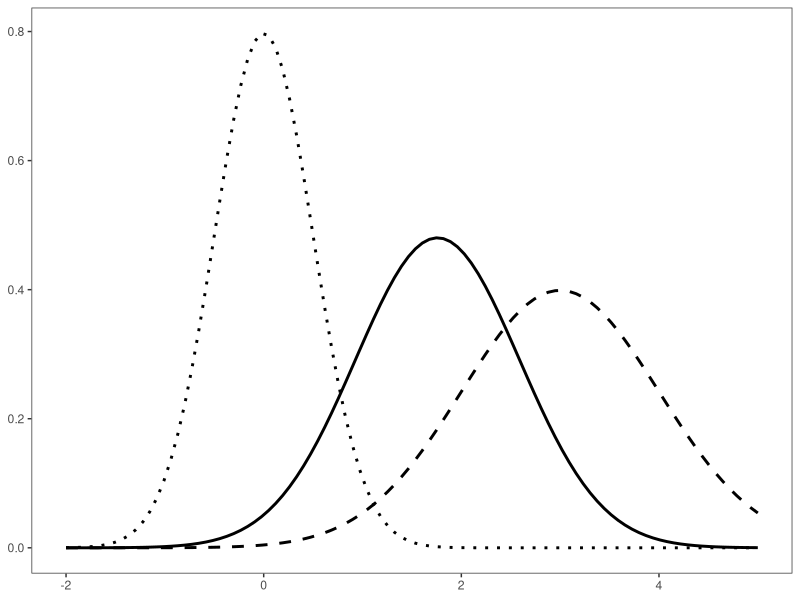
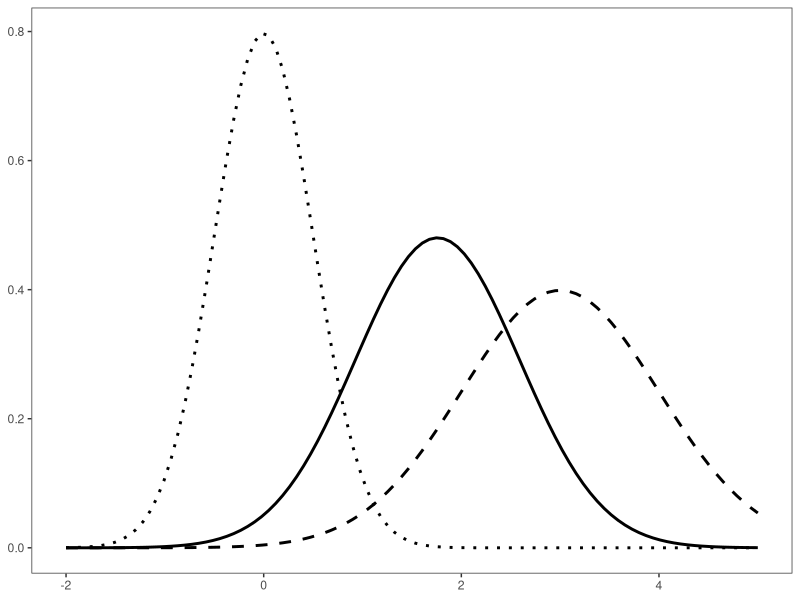

These charts were generated, in order, by the following R code:
# Logarithmic pooling of priors (Gaussian)
# Fall 2020
# From Leo Bastos & Luiz Max Carvalho (2019) and Malta et al. (2010)

library(tidyverse)

# Define functions
pool_par_gauss <- function(alpha, m, v){
  ## same as pool_par(), but for the Gaussian distribution
  ## alpha = vector of weights
  ## Takes in MEANS and VARIANCES and outputs MEAN and SD (for plotting reasons)
  ws <- alpha/v
  vstar <-  1/sum(ws)
  mstar <- sum(ws*m) * vstar
  c(mstar, sqrt(vstar))
}

stat_gauss <- function(p, alpha = .95){
  # returns the mean and 100*alpha% quantiles
  c( p[1], qnorm( c((1-alpha)/2, (1+alpha)/2), p[1], p[2]))
}

############
K <- 2 # Number of priors to aggregate
mv <- c(0,3) # Vector of means
sv <- c(0.5, 1) # Vector of standard deviations

# Equal weights
alphaEqual <- rep(1/K, K)

#Unequal weights
alphaEqual <- c(.15, 0.85)

ab.Equal.star <- pool_par_gauss(alphaEqual, mv, sv^2)

# Plot
ggplot()+
  stat_function(fun = dnorm, n = 100, 
                args = list(mean = ab.Equal.star[1], sd = ab.Equal.star[2]), size = 1)+
  stat_function(fun = dnorm, n = 100, args = list(mean = mv[1], sd = sv[1]), 
                linetype = "dotted", size = 1)+
  stat_function(fun = dnorm, n = 100, args = list(mean = mv[2], sd = sv[2]), 
                linetype = "dashed", size = 1)+
  labs(y = "Density")+
  theme_bw()+
  xlim(c(-2, 5))+
  theme(panel.grid = element_blank(), axis.title = element_blank())

ggsave(file = "Example_agg.jpeg")
  

